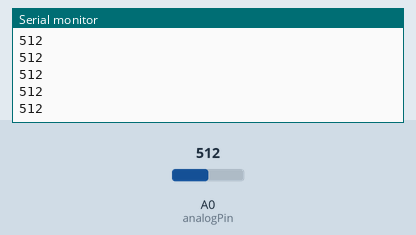
A program run on a simulated Arduino Uno, built with avr-gcc and run on an emulated ATmega328P. Shown: the last lines printed to the serial monitor. Inputs (shaded band) come from the test bench; at power-on: A0 (analogPin) = 512.

Above: at 1.2 s.
1.3 s: A0 (analogPin) set to 716
At 1.31 s:
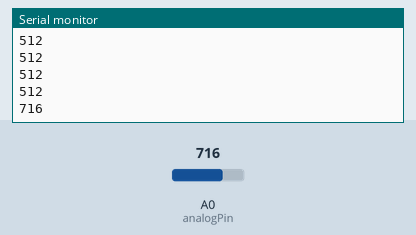
2.8 s: A0 (analogPin) set to 900
At 2.81 s:
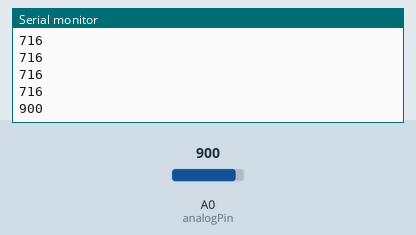
Timing chart, 0 to 5.8 s (numbered marks = the images above; inputs shaded):
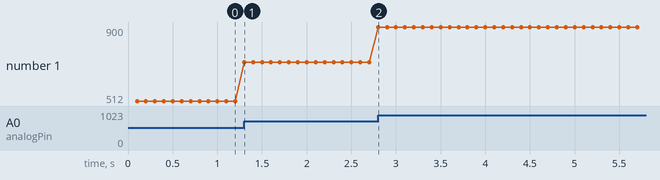

The program:

main.cpp
```cpp
/*#####################################################################
Acquisition de la position angulaire d'un potentiomètre
avec une période d'échantillonage TE en ms
*/

// directives de compilation
#include <Arduino.h>

#define TE 100      // Période d'échantillonage en ms

// défintion des variables globales
const int analogPin = 0;        // Le potentiomètre grove branché sur A0

unsigned long mem_time = 0L;    // >Contient le temps courant pour exécuter une tâche à intervalle de temps régulier

// Executer une seule fois à l'initialisation
void setup()
{
  Serial.begin(9600);          //  initialisation de la connexion série débit 9600 bits par seconde
  mem_time = millis();         //  initialisation du timer à la valeur du temps courant
}

// Boucler en permanence
void loop()
{
  // Tâche exécutée toutes les TE ms
  if ((millis() - mem_time) >= TE)
  {
    mem_time = millis();              //  initialisation du timer à la valeur du temps courant
    int val = analogRead(analogPin);  // lit la valeur de la tension analogique présente sur la broche
    Serial.println(val);              // écrit la valeur (comprise en 0 et 1023) sur la liaison série
  }
}
```

Measured:
- after the input at 1.3 s, the serial monitor: prints a new line at once (image 1)
- after the input at 2.8 s, the serial monitor: prints a new line at once (image 2)
- plotted number 1: 512 → 716 after the input at 1.3 s, 716 → 900 after the input at 2.8 s
